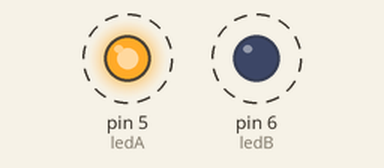
A sketch run on a simulated Arduino Uno, built with avr-gcc and run on an emulated ATmega328P. Parts: output pins drawn as LEDs (lit = HIGH). Dashed ring = blinking.

Above: at 0.2 s.
Timing chart, 0 to 3.0 s (numbered marks = the images above):
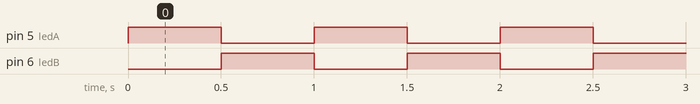

Measured:
- by itself, pin 5 (ledA), pin 6 (ledB): alternates HIGH for 0.50 s and LOW for 0.50 s

The sketch:

sketch_jan23a.ino
```cpp
  #define ledA 5
  #define ledB 6
void setup() {
  // put your setup code here, to run once:
 pinMode(ledA, OUTPUT);
 pinMode(ledB, OUTPUT);
}

void loop() {
  // put your main code here, to run repeatedly:
  digitalWrite(ledA, HIGH);
  digitalWrite(ledB, LOW);
  delay(500);
  digitalWrite(ledA, LOW);
  digitalWrite(ledB, HIGH);
  delay(500);
}
```
